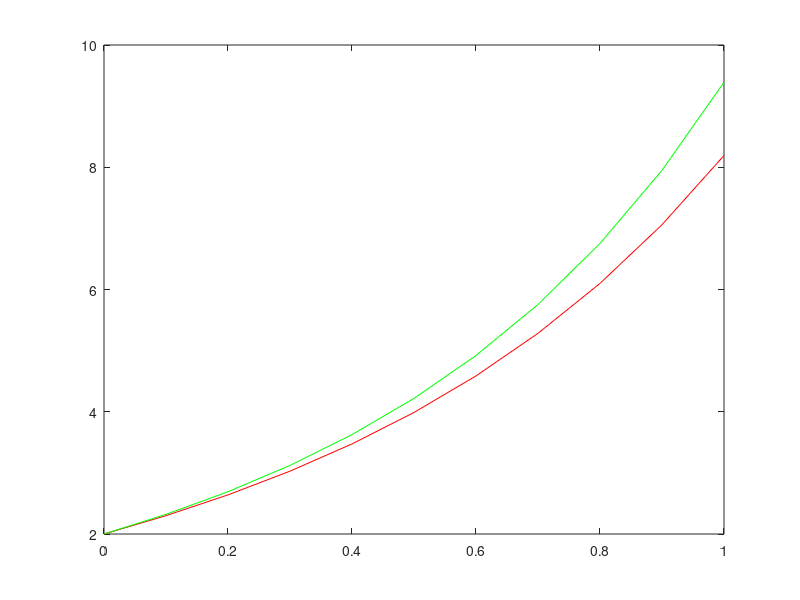

The MATLAB source for this figure:
function euler
  clc
  x0 = 0;
  h = 0.1;
  x = 0:h:1;
  len_x = length(x);
  y(1) = 2;
  ye(1) = 2; % Y exacto

  for i=1: len_x-1

    fm = (2*y(i))-(2*x(i))-1;
    y(i+1) = y(i) + h*(fm); % Es la aproximacion de la función real de y
    ye(i+1) = (e^(2*x(i+1))) + x(i+1) +1;

  endfor

  plot(x , y ,'r', x , ye , 'g')
endfunction
